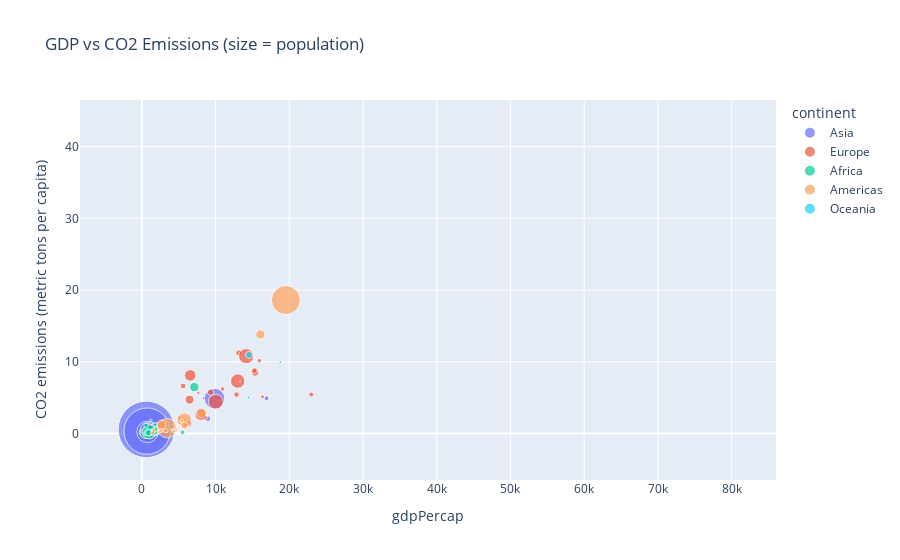

The notebook cell this image was saved under:
### Code cell
# 5. Using plotly or bokeh, create an interactive scatter plot comparing 'CO2 emissions (metric tons per capita)' and gdpPercap, where the point size is determined by pop (population) and the color is determined by the continent.
%pip install -q kaleido

import plotly.express as px
fig = px.scatter(
    df_best,
    x='gdpPercap',
    y='CO2 emissions (metric tons per capita)',
    size='pop',
    color='continent',
    size_max=40,
    title='GDP vs CO2 Emissions (size = population)'
)
fig.write_image("1.png")
fig.show()
